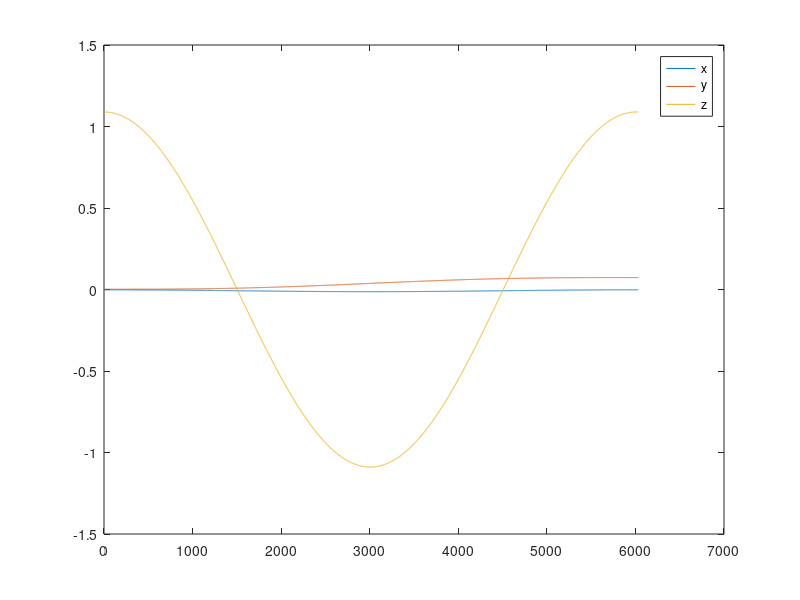
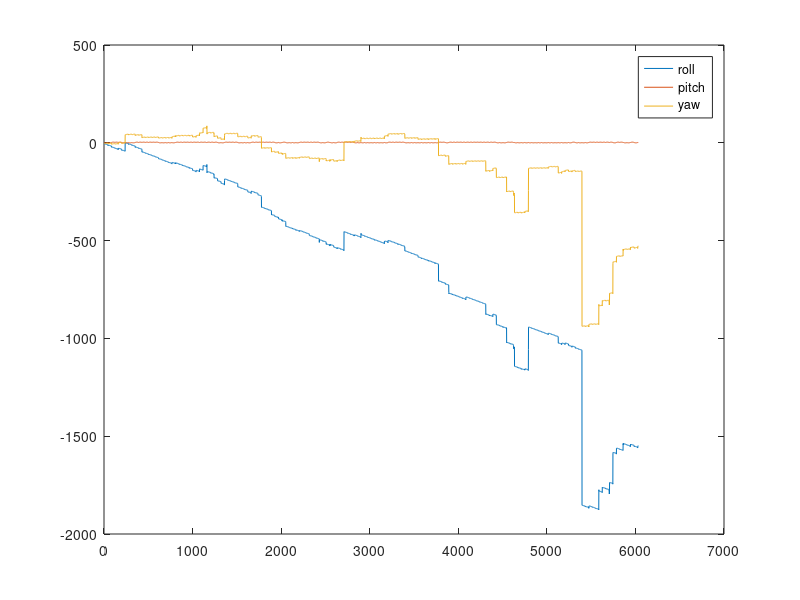
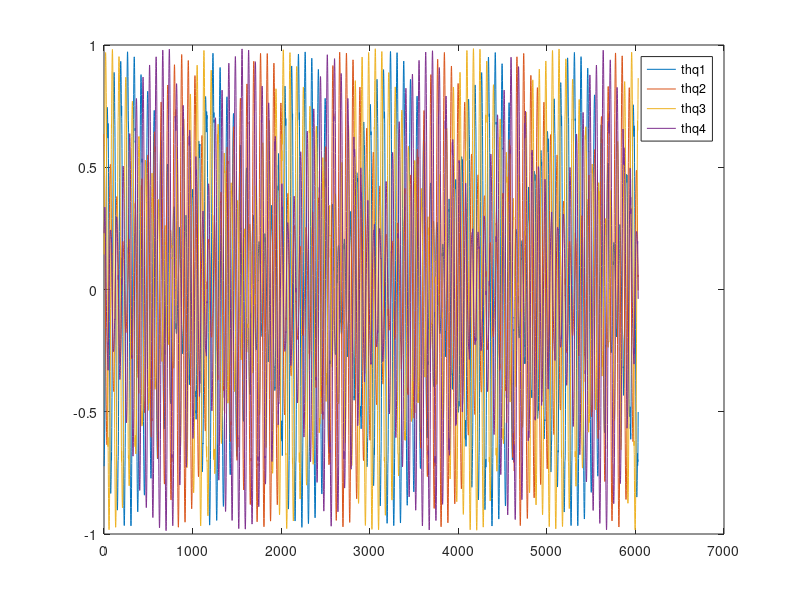
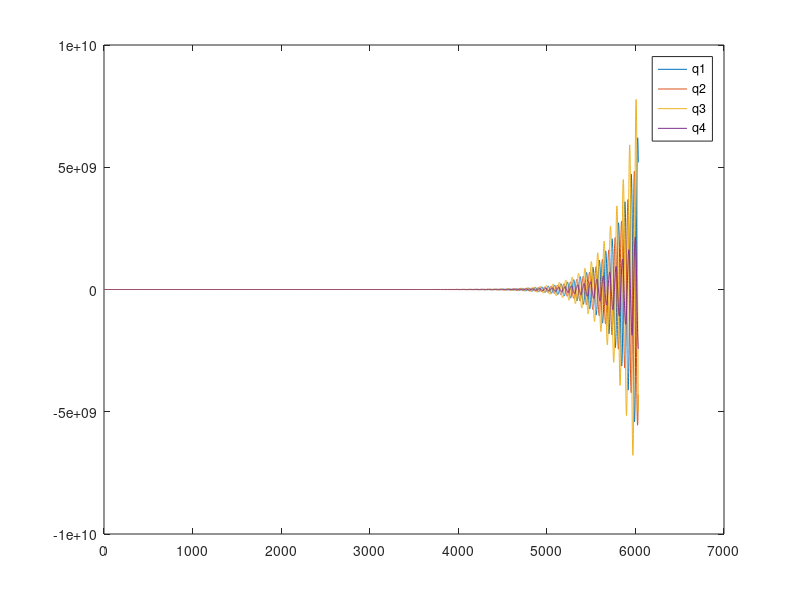

Here is the MATLAB script that generated these plots, in order:
%% dynamical model Envisat
close all;
clear all;
clc;

%timestep
dt = 1;

%target orbital rate
mu = 3.986*10^14;
R_earth = 6371000;
H_target = 773000;
a = R_earth + H_target;
n = sqrt(mu/(a^3));

%initialization
w = [-0.0873 ; -0.1489 ; 0.0262]; %rad/s, given parameter: constant angular velocity
th_0 = [-170 ; 30 ; -80]; %deg, given parameter: initial Euler angles
th = th_0*pi/180; %rad
x_pos = [-0.0019 ; 0.0017 ; 1.0891 ; 0 ; 0 ; 0]; %m, initial position taken from measurements [r ; v]

x_att = [th ; w];
x = [x_pos ; x_att];

%quaternions
q_1 = sin(th(1)/2)*cos(th(2)/2)*cos(th(3)/2)-cos(th(1)/2)*sin(th(2)/2)*sin(th(3)/2);
q_2 = cos(th(1)/2)*sin(th(2)/2)*cos(th(3)/2)+sin(th(1)/2)*cos(th(2)/2)*sin(th(3)/2);
q_3 = cos(th(1)/2)*cos(th(2)/2)*sin(th(3)/2)-sin(th(1)/2)*sin(th(2)/2)*cos(th(3)/2); 
q_4 = cos(th(1)/2)*cos(th(2)/2)*cos(th(3)/2)+sin(th(1)/2)*sin(th(2)/2)*sin(th(3)/2);
q = [q_1 ; q_2 ; q_3 ; q_4];
qc1 = [q_1 ; q_2 ; q_3 ; q_4];

for i = 1:6031
    
%Clohessy-Wiltshire (CW) equations
drr = [4-3*cos(n*dt) 0 0 ; 6*(sin(n)-n*dt) 1 0 ; 0 0 cos(n*dt)];
drv = [sin(n*dt)/n 2*(1-cos(n*dt))/n 0 ; 2*(cos(n*dt)-1)/n (4*sin(n*dt)-3*n*dt)/n 0 ; 0 0 sin(n*dt)/n];
dvr = [3*n*sin(n*dt) 0 0 ; 6*n*(cos(n*dt)-1) 0 0 ; 0 0 -n*sin(n*dt)];
dvv = [cos(n*dt) 2*sin(n*dt) 0 ; -2*sin(n*dt) 4*cos(n*dt)-3 0 ; 0 0 cos(n*dt)]; 

dr = [drr drv];
dv = [dvr dvv];
fi_cw = [dr ; dv];

x_pos(:,i+1) = fi_cw*x_pos(:,i);

%kinematic Euler equations
dth(:,i) = [1 sin(th(1,i))*tan(th(2,i)) cos(th(1,i))*tan(th(2,i)) ; 0 cos(th(1,i)) -sin(th(1,i)) ; 0 sin(th(1,i))/cos(th(2,i)) cos(th(1,i))/cos(th(2,i))] * w; %+ n * [sin(th(3,i))/cos(th(2,i)) ; cos(th(3,i)) ; tan(th(2,i))*sin(th(3,i))]; 
th(:,i+1) = th(:,i) + dth(:,i)*dt;

x_att(:,i+1) = [th(:,i+1) ; w];

%state space matrix
x(:,i+1) = [x_pos(:,i+1) ; x_att(:,i+1)];

%Euler to quaternions
thq_1(i) = sin(th(1,i)/2)*cos(th(2,i)/2)*cos(th(3,i)/2)-cos(th(1,i)/2)*sin(th(2,i)/2)*sin(th(3,i)/2);
thq_2(i) = cos(th(1,i)/2)*sin(th(2,i)/2)*cos(th(3,i)/2)+sin(th(1,i)/2)*cos(th(2,i)/2)*sin(th(3,i)/2);
thq_3(i) = cos(th(1,i)/2)*cos(th(2,i)/2)*sin(th(3,i)/2)-sin(th(1,i)/2)*sin(th(2,i)/2)*cos(th(3,i)/2); 
thq_4(i) = cos(th(1,i)/2)*cos(th(2,i)/2)*cos(th(3,i)/2)+sin(th(1,i)/2)*sin(th(2,i)/2)*sin(th(3,i)/2);

thq(:,i) = [thq_1(i) ; thq_2(i) ; thq_3(i) ; thq_4(i)];

%kinematic quaternion equations
dq(:,i) =  [0 w(3) -w(2) w(1) ; -w(3) 0 w(1) w(2) ; w(2) -w(1) 0 w(3) ; -w(1) -w(2) -w(3) 0]*q(:,i)/2;% + n * [q(3,i) ; q(4,i) ; -q(1,i) ; -q(2,i)]/2;
q(:,i+1) = q(:,i) + dq(:,i)*dt;

dqc1(:,i) =  [qc1(4,i) -qc1(3,i) qc1(2,i) qc1(1,i) ; qc1(3,i) qc1(4,i) -qc1(1,i) qc1(2,i) ; -qc1(2,i) qc1(1,i) qc1(4,i) qc1(3,i) ; -qc1(1,i) -qc1(2,i) -qc1(3,i) qc1(4,i)]*[w ; 0]/2 + n * [q(3,i) ; q(4,i) ; -q(1,i) ; -q(2,i)]/2;
qc1(:,i+1) = qc1(:,i) + dqc1(:,i)*dt;

end

%graphs
figure; plot(x(1,:)); hold on; plot(x(2,:)); plot(x(3,:)); legend('x','y','z'); 
figure; plot(x(7,:)); hold on; plot(x(8,:)); plot(x(9,:)); legend('roll','pitch','yaw'); 
figure; plot(thq(1,:)); hold on; plot(thq(2,:)); plot(thq(3,:)); plot(thq(4,:)); legend('thq1','thq2','thq3','thq4'); 
figure; plot(q(1,:)); hold on; plot(q(2,:)); plot(q(3,:)); plot(q(4,:)); legend('q1','q2','q3','q4'); 
figure; plot(qc1(1,:)); hold on; plot(qc1(2,:)); plot(qc1(3,:)); plot(qc1(4,:)); legend('qc1','qc2','qc3','qc4'); 


%kinematic quaternion equations
%q_1 = sin(th(1)/2)*cos(th(2)/2)*cos(th(3)/2)-cos(th(1)/2)*sin(th(2)/2)*sin(th(3)/2);
%q_2 = cos(th(1)/2)*sin(th(2)/2)*cos(th(3)/2)+sin(th(1)/2)*cos(th(2)/2)*sin(th(3)/2);
%q_3 = cos(th(1)/2)*cos(th(2)/2)*sin(th(3)/2)-sin(th(1)/2)*sin(th(2)/2)*cos(th(3)/2); 
%q_4 = cos(th(1)/2)*cos(th(2)/2)*cos(th(3)/2)+sin(th(1)/2)*sin(th(2)/2)*sin(th(3)/2);
%q = [q_1 ; q_2 ; q_3 ; q_4];

%dq = [0 w(3) -w(2) w(1) ; -w(3) 0 w(1) w(2) ; w(2) -w(1) 0 w(3) ; -w(1) -w(2) -w(3) 0]/2 + n * [q(3) ; q(4) ; -q(1) ; -q(2)]/2;
%q = q + dq*dt;

%state space matrix
%x = [x_pos ; x_att];

%simulink
%dth = [1 sin(th(1))*tan(th(2)) cos(th(1))*tan(th(2)) ; 0 cos(th(1)) -sin(th(1)) ; 0 sin(th(1))/cos(th(2)) cos(th(1))/cos(th(2))] * w + n * [sin(th(3))/cos(th(2)) ; cos(th(3)) ; tan(th(2))*sin(th(3))]; 
%drr = [4-3*cos(n*t) 0 0 ; 6*(sin(n*t)-n*t) 1 0 ; 0 0 cos(n*t)];
%drv = [sin(n*t)/n 2*(1-cos(n*t))/n 0 ; 2*(cos(n*t)-1)/n (4*sin(n*t)-3*n*t)/n 0 ; 0 0 sin(n*t)/n];
%dvr = [3*n*sin(n*t) 0 0 ; 6*n*(cos(n*t)-1) 0 0 ; 0 0 -n*sin(n*t)];
%dvv = [cos(n*t) 2*sin(n*t) 0 ; -2*sin(n*t) 4*cos(n*t)-3 0 ; 0 0 cos(n*t)]; 


%dq(:,i) =  [0 w(3) -w(2) w(1) ; -w(3) 0 w(1) w(2) ; w(2) -w(1) 0 w(3) ; -w(1) -w(2) -w(3) 0]*q(:,i)/2 + n * [q(3,i) ; q(4,i) ; -q(1,i) ; -q(2,i)]/2;
%q(:,i+1) = q(:,i) + dq(:,i)*dt;

